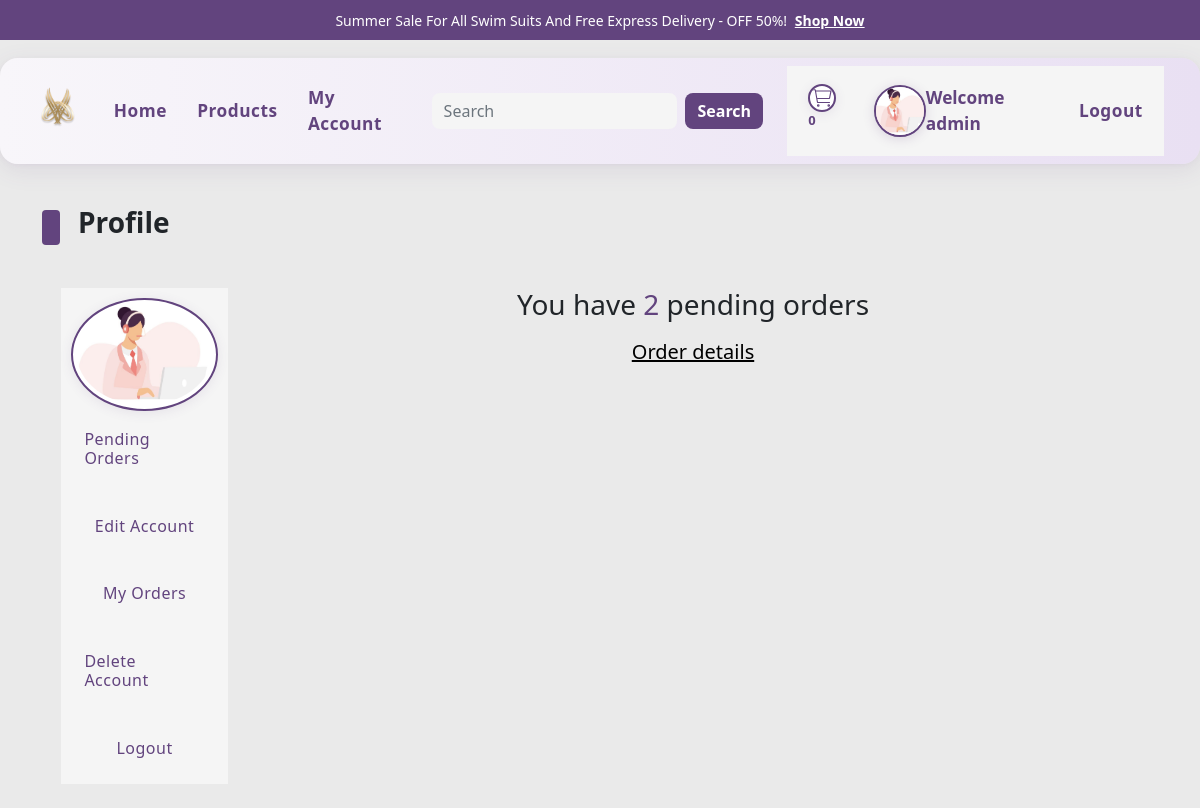
Page /users_area/profile.php (signed in) on the committed database.
### tables this page shows
CREATE TABLE `user_table` (
  `user_id` int(11) NOT NULL,
  `username` varchar(100) NOT NULL,
  `user_email` varchar(100) NOT NULL,
  `user_password` varchar(255) NOT NULL,
  `user_image` varchar(255) NOT NULL,
  `user_ip` varchar(100) NOT NULL,
  `user_address` varchar(255) NOT NULL,
  `user_mobile` varchar(20) NOT NULL,
  `role` enum('admin','user') NOT NULL DEFAULT 'user'
);

### users_area/profile.php (the view, shortened to what this page needs)
<?php
include("../includes/connect.php");
include("../functions/common_function.php");
?>
<!DOCTYPE html>
<html lang="en">
<head>
    <link rel="stylesheet" href="../assets/css/bootstrap.css" />
    <link rel="stylesheet" href="../assets/css/main.css" />
</head>
<body>
    <div class="upper-nav primary-bg p-2 px-3 text-center text-break">
        <span>Summer Sale For All Swim Suits And Free Express Delivery - OFF 50%! <a href="../products.php" class="text-white text-decoration-underline fw-bold ms-1">Shop Now</a></span>
    </div>
<nav class="navbar navbar-expand-lg navbar-custom" data-aos="fade-in" data-aos-delay="200" data-aos-duration="1000">
  <div class="container-fluid d-flex justify-content-between align-items-center">
    <div class="d-flex align-items-center">
      <a class="navbar-brand d-flex align-items-center gap-2 me-3" href="../index.php">
        <img src="../assets/images/Logo.png" alt="Diva's Bloom Logo">
      </a>
      <ul class="navbar-nav d-flex flex-row gap-2 align-items-center mb-0">
        <?php $current_page = basename($_SERVER['PHP_SELF']); ?>
        <li class="nav-item">
          <a class="nav-link <?php if($current_page == 'index.php') echo 'active'; ?>" href="../index.php">Home</a>
        </li>
        <li class="nav-item">
          <a class="nav-link <?php if($current_page == 'products.php') echo 'active'; ?>" href="../products.php">Products</a>
        </li>
        <?php
          if(isset($_SESSION['username'])){
              echo "<li class='nav-item'><a class='nav-link' href='./profile.php'>My Account</a></li>";
          } else {
              echo "<li class='nav-item'><a class='nav-link' href='./user_registration.php'>Register</a></li>";
          }
        ?>
      </ul>
    </div>
    <div class="d-flex align-items-center">
      <form class="d-flex ms-lg-3 my-2 my-lg-0" method="GET" action="../search_product.php">
        <input class="form-control me-2" type="search" placeholder="Search" name="search_data" aria-label="Search">
        <button class="btn btn-outline-primary" type="submit" name="search_data_btn">Search</button>
      </form>
      <ul class="navbar-nav navbar-profile mb-2 mb-lg-0 ms-lg-4">
        <li class="nav-item">
          <a class="nav-link" href="../cart.php">
            <sup style="color:#62447E;font-weight:700;"><?php cart_item(); ?></sup>
          </a>
        </li>
        <li class="nav-item">
          <?php
            if (isset($_SESSION['username'])) {
              $username = $_SESSION['username'];
              $select_user_img = "SELECT user_image FROM user_table WHERE username='" . mysqli_real_escape_string($con, $username) . "'";
              $select_user_img_result = mysqli_query($con, $select_user_img);
              $userImg = '';
              if ($select_user_img_result && mysqli_num_rows($select_user_img_result) > 0) {
                $row_user_img = mysqli_fetch_assoc($select_user_img_result);
                $userImg = $row_user_img['user_image'];
              }
              if ($userImg && file_exists(__DIR__ . '/../users_area/user_images/' . $userImg)) {
                echo '<img src="../users_area/user_images/' . htmlspecialchars($userImg) . '" alt="' . htmlspecialchars($username) . ' photo" style="width:52px;height:52px;object-fit:cover;border-radius:50%;border:2.5px solid #62447E;box-shadow:0 2px 12px rgba(98,68,126,0.18);">';
              }
              echo '<span class="fw-semibold">Welcome ' . htmlspecialchars($username) . '</span>';
            }
          ?>
        </li>
        <li class="nav-item">
          <?php
            if(!isset($_SESSION['username'])){
              echo "<a class='nav-link' href='./user_login.php'>Login</a>";
            } else {
              echo "<a class='nav-link' href='./logout.php'>Logout</a>";
            }
          ?>
        </li>
      </ul>
    </div>
  </div>
</nav>
    <div class="all-prod">
        <div class="container">
            <div class="sub-container pt-4 pb-4">
                <div class="categ-header">
                    <div class="sub-title">
                        <span class="shape"></span>
                        <span class="title h3 text-dark">Profile</span>
                    </div>
                </div>
                <div class="row mx-0">
                    <div class="col-md-2 side-nav p-0">
                        <ul class="navbar-nav me-auto navbar-profile">
                            <?php
                                $username = $_SESSION['username'];
                                $select_user_img = "SELECT * FROM `user_table` WHERE username='$username'";
                                $select_user_img_result = mysqli_query($con,$select_user_img);
                                $row_user_img = mysqli_fetch_array($select_user_img_result);
                                $userImg = $row_user_img['user_image'];
                                echo "                            <li class='nav-item d-flex align-items-center gap-2'>
                                <img src='./user_images/$userImg' alt='$username photo' class='img-profile img-thumbnail'/>
                            </li>";
                            ?>
                            <li class="nav-item d-flex align-items-center gap-2">
                                <a href="profile.php?pending_orders" class="nav-link fw-bold">
                                    <h6>Pending Orders</h6>
                                </a>
                            </li>
                            <li class="nav-item d-flex align-items-center gap-2">
                                <a href="profile.php?edit_account" class="nav-link fw-bold">
                                    <h6>Edit Account</h6>
                                </a>
                            </li>
                            <li class="nav-item d-flex align-items-center gap-2">
                                <a href="profile.php?my_orders" class="nav-link fw-bold">
                                    <h6>My Orders</h6>
                                </a>
                            </li>
                            <li class="nav-item d-flex align-items-center gap-2">
                                <a href="profile.php?delete_account" class="nav-link fw-bold">
                                    <h6>Delete Account</h6>
                                </a>
                            </li>
                            <li class="nav-item d-flex align-items-center gap-2">
                                <a href="./logout.php" class="nav-link fw-bold">
                                    <h6>Logout</h6>
                                </a>
                            </li>
                        </ul>
                    </div>
                    <div class="col-md-10">
                        <div class="row">
                            <?php
                                if(isset($_GET['edit_account'])){
                                    include('./edit_account.php');
                                } elseif(isset($_GET['my_orders'])){
                                    include('./user_orders.php');
                                } elseif(isset($_GET['delete_account'])){
                                    include('./delete_account.php');
                                } else {
                                    get_user_order_details();
                                }
                            ?>
                        </div>
                    </div>
                </div>
            </div>
        </div>
    </div>
</body>
</html>

### functions/common_function.php (shortened to what this page needs)
<?php
function getIPAddress()
{
    if (!empty($_SERVER['HTTP_CLIENT_IP'])) {
        $ip = $_SERVER['HTTP_CLIENT_IP'];
    } elseif (!empty($_SERVER['HTTP_X_FORWARDED_FOR'])) {
        $ip = $_SERVER['HTTP_X_FORWARDED_FOR'];
    } else {
        $ip = $_SERVER['REMOTE_ADDR'];
    }
    return $ip;
}
function cart_item() {
    global $con;
    $getIpAddress = getIPAddress();
    $select_query = "SELECT * FROM `card_details` WHERE ip_address='$getIpAddress'";
    $select_result = mysqli_query($con, $select_query);
    $count_cart_items = mysqli_num_rows($select_result);
    echo $count_cart_items;
}
function get_user_order_details()
{
    global $con;
    $username = $_SESSION['username'];
    $get_details_query = "SELECT * FROM `user_table` WHERE username = '$username'";
    $get_details_result = mysqli_query($con, $get_details_query);
    while ($row_query = mysqli_fetch_array($get_details_result)) {
        $user_id = $row_query['user_id'];
        if (!isset($_GET['edit_account'])) {
            if (!isset($_GET['my_orders'])) {
                if (!isset($_GET['delete_account'])) {
                    $get_orders_query = "SELECT * FROM `user_orders` WHERE user_id='$user_id' AND order_status='pending'";
                    $get_orders_result = mysqli_query($con,$get_orders_query);
                    $row_orders_count = mysqli_num_rows($get_orders_result);
                    if($row_orders_count > 0){
                        echo "<h3 class='text-center mb-3'>You have <span class='text-2'>$row_orders_count</span> pending orders</h3>
                            <a href='profile.php?my_orders' class='text-center text-decoration-underline fs-5'>Order details</a>
                        ";
                    }else{
                        echo "<h3 class='text-center mb-3'>You have <span class='text-success'>0</span> pending orders</h3>
                            <a href='../index.php' class='text-center text-decoration-underline fs-5'>Explore products</a>
                        ";
                    }
                }
            }
        }
    }
}

### assets/css/main.css (style rules this page uses)
* { -webkit-box-sizing: border-box; -moz-box-sizing: border-box; box-sizing: border-box; margin: 0; padding: 0; }
html { scroll-behavior: smooth; }
body { background-color:rgb(234, 234, 234); }
a { text-decoration: none; color: #000000; cursor: pointer; }
button, input[type="submit"] { cursor: pointer; }
ul { list-style: none; }
.primary-bg { background-color: #62447E; }
.text-2 { color: #62447E; }
.text-dark { --bs-text-opacity: 1; color: rgba(var(--bs-darkk-rgb), var(--bs-text-opacity)) !important; }
.container .categ-header { display: flex; flex-direction: column; gap: 20px; margin-bottom: 40px; }
.container .categ-header .sub-title { display: flex; flex-direction: row; gap: 18px; align-items: center; }
.container .categ-header .sub-title span:nth-of-type(1) { width: 18px; height: 35px; background-color: #62447E; border-radius: 4px; -webkit-border-radius: 4px; -moz-border-radius: 4px; -ms-border-radius: 4px; -o-border-radius: 4px; }
.shape { display: inline-block; width: 18px; height: 35px; background-color: #62447E; border-radius: 4px; -webkit-border-radius: 4px; -moz-border-radius: 4px; -ms-border-radius: 4px; -o-border-radius: 4px; }
.container .categ-header .sub-title span:nth-of-type(2) { color: #62447E; font-weight: bold; }
.upper-nav span { color: #ffffff; font-size: 14px; }
.upper-nav span a { text-decoration: underline !important; }
.navbar .d-flex .form-control { background-color: #F5F5F5; border: none; }
.navbar .d-flex .btn-outline-primary { background-color: #62447E; color: #ffffff; border: none; }
.all-prod .container .sub-container .side-nav a { padding: 8px 10px; }
.navbar-profile { background-color: #F5F5F5; padding: 10px; gap: 15px; }
.img-profile { width:100%; }
.navbar-brand { color: #62447E; }

### users_area/profile.php (style rules this page uses)
.navbar-custom { background: linear-gradient(90deg, #f8f6fa 0%, #e9e0f3 100%); border-radius: 18px; box-shadow: 0 6px 24px rgba(98,68,126,0.10), 0 1.5px 4px rgba(185,156,200,0.10); animation: navbarFadeIn 1.1s cubic-bezier(.4,0,.2,1); margin-top: 18px; margin-bottom: 18px; padding: 0.5rem 1.5rem; }
.navbar-brand img { height: 60px; transition: transform 0.3s cubic-bezier(.4,0,.2,1); }
.navbar-nav .nav-link { color: #62447E !important; font-weight: 600; font-size: 1.08rem; letter-spacing: 0.5px; border-radius: 8px; transition: background 0.2s, color 0.2s, box-shadow 0.2s; padding: 0.5rem 1.1rem; margin: 0 0.2rem; }
.navbar-nav .nav-item { display: flex; align-items: center; }
.navbar-nav .nav-link svg { margin-right: 0.3rem; vertical-align: middle; }
.navbar-profile { display: flex; align-items: center; gap: 0.7rem; margin-left: 1.2rem; }
.navbar-profile img, .navbar-profile svg { box-shadow: 0 2px 12px rgba(98,68,126,0.10); border-radius: 50%; border: 2.5px solid #62447E; background: #fff; }
.navbar-profile span { font-weight: 700; color: #62447E; font-size: 1.08rem; }
.navbar .form-control { border-radius: 8px; border: 1.5px solid #B99CC8; transition: border 0.2s; }
.navbar .btn-outline-primary { border-radius: 8px; border: 1.5px solid #62447E; color: #62447E; font-weight: 600; background: #f8f6fa; transition: background 0.2s, color 0.2s; }

### rows in the picture
user_table: user_image (picture), row_orders_count "2"

### other values in the picture
$count_cart_items "0"
$username "admin"
